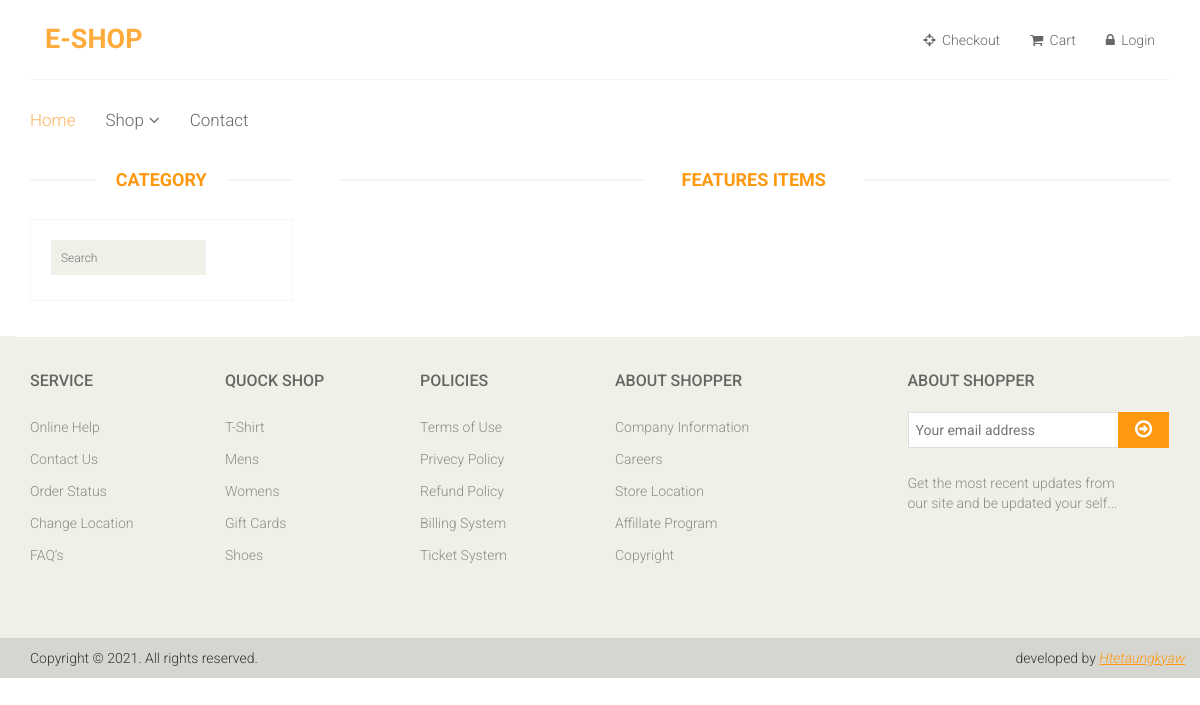
The page /category/1 on the database as committed earlier.
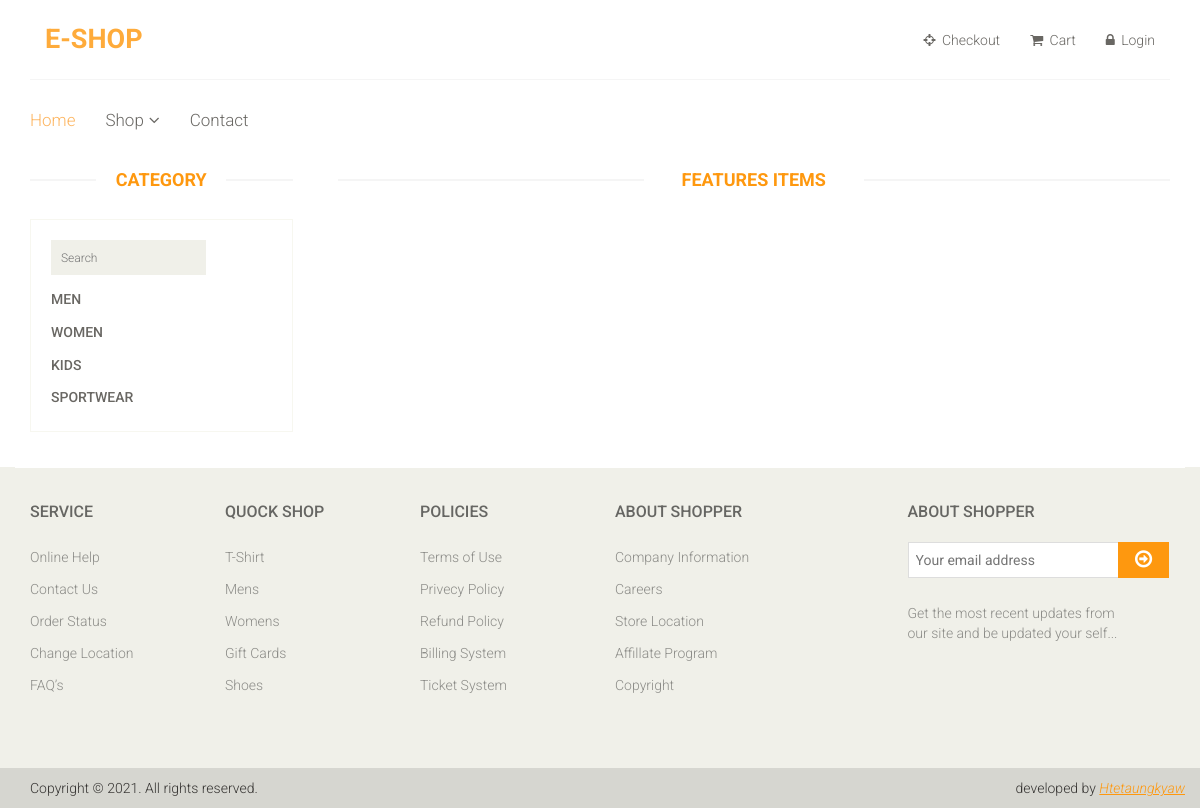
The same page on the database as committed later.
### main.py (models this page shows)
class Category(db.Model):
    __tablename__ = 'category'
    id = db.Column(db.Integer, primary_key=True)
    name = db.Column(db.String(50), nullable=False,)

### main.py (the view)
@app.route('/category/<int:id>')
def category(id):
    items = Item.query.filter_by(category_id=id).all()
    if items == "":
        flash("no products")
    categories = Category.query.all()
    return render_template('category.html',items=items,
                           categories=categories,
                           logged_in=current_user.is_authenticated
                           )

### templates/category.html (shortened to what this page needs)
{% include 'header.html' %}
	<section>
		<div class="container">
			<div class="row">
				<div class="col-sm-3">
					<div class="left-sidebar">
						<h2>Category</h2>
						<div class="panel-group category-products" id="accordian">
						<div class="panel panel-default">
								<div class="panel-heading">
												<div class="search_box ">
									<form action="{{url_for('home')}}" method="GET">
									<input type="text" name="q" placeholder="Search">
									</form>
						</div>
								</div>
							</div>
						{% for category in categories %}
							<div class="panel panel-default">
								<div class="panel-heading">
									<h4 class="panel-title">
									<a href="{{ url_for('category',id=category.id) }}">{{category.name}}</a>
									</h4>
								</div>
							</div>
							{% endfor %}
						</div>
					</div>
				</div>
				<div class="col-sm-9 padding-right">
					<div class="features_items">
						<h2 class="title text-center">Features Items</h2>
					</div>
				</div>
			</div>
		</div>
	</section>
{% include 'footer.html' %}

Rows that differ between the two databases and show on the page:
added Category: name "MEN"
added Category: name "WOMEN"
added Category: name "KIDS"
added Category: name "SPORTWEAR"
